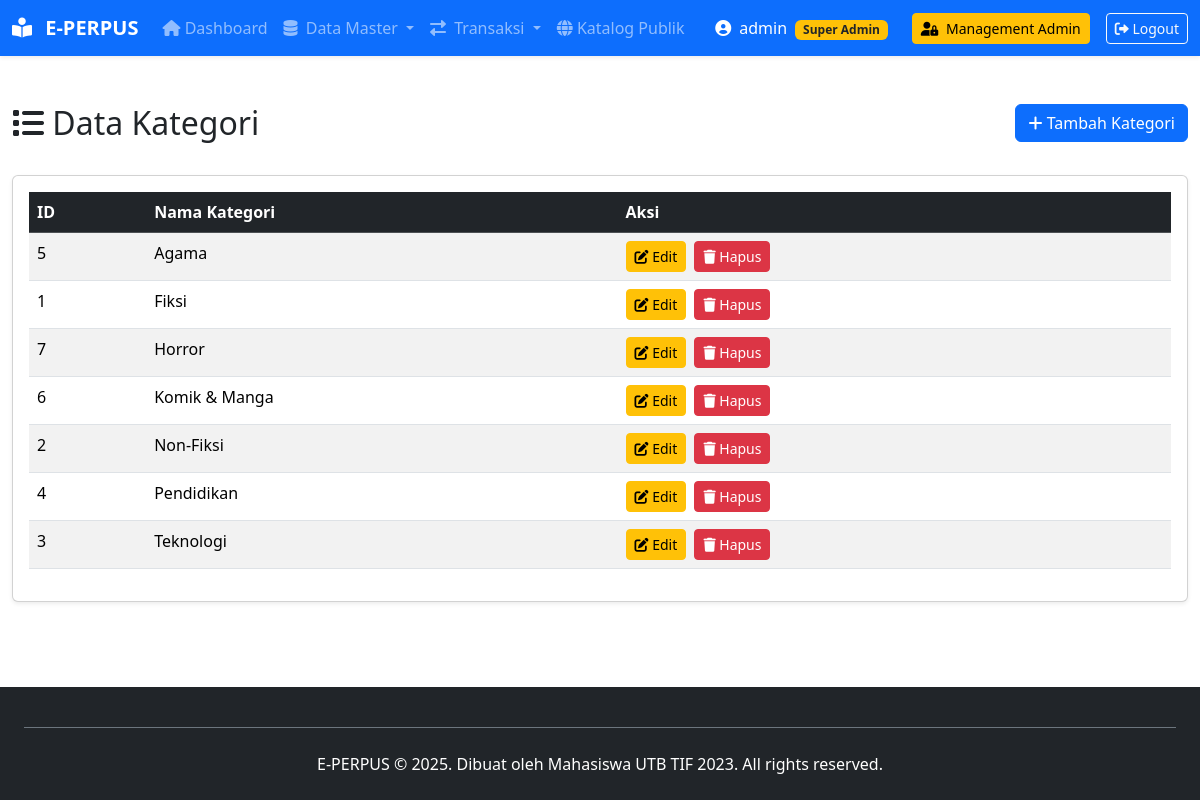
Screenshot of /index.php?page=kategori/index (signed in) with the database file from the repository.
### tables this page shows
CREATE TABLE `kategori` (
  `id_kategori` int(11) NOT NULL,
  `nama_kategori` varchar(50) NOT NULL,
  `deskripsi` text DEFAULT NULL,
  `icon` varchar(50) DEFAULT 'fa-book',
  `created_at` timestamp NOT NULL DEFAULT current_timestamp()
);

### src/controllers/KategoriController.php (called while the page is built, shortened)
<?php
require_once ROOT_PATH . 'src/models/KategoriModel.php';
class KategoriController {
    private $kategoriModel;
    public function __construct() {
        $database = new Database();
        $db = $database->getConnection();
        $this->kategoriModel = new KategoriModel($db);
    }
    public function index() {
        $stmt = $this->kategoriModel->readAll();
        $data_kategori = $stmt->fetchAll(PDO::FETCH_ASSOC);
        require_once ROOT_PATH . 'src/views/kategori/index.php';
    }
}

### src/models/KategoriModel.php (called while the page is built, shortened)
<?php
class KategoriModel {
    private $conn;
    private $table_name = "kategori";
    public function __construct($db) {
        $this->conn = $db;
    }
    public function readAll() {
        $query = "SELECT id_kategori, nama_kategori FROM " . $this->table_name . "
                  ORDER BY nama_kategori ASC";
        $stmt = $this->conn->prepare($query);
        $stmt->execute();
        return $stmt;
    }
}
?>

### src/views/kategori/index.php (the view, shortened to what this page needs)
<?php
include(ROOT_PATH . 'src/views/layouts/header.php');
?>
<div class="container-fluid mt-5">
    <div class="row mb-4">
        <div class="col-md-8">
            <h2><i class="fas fa-list"></i> Data Kategori</h2>
        </div>
        <div class="col-md-4 text-end">
            <a href="index.php?page=kategori/create" class="btn btn-primary">
                <i class="fas fa-plus"></i> Tambah Kategori
            </a>
        </div>
    </div>
    <div class="card shadow-sm">
        <div class="card-body">
            <table class="table table-striped table-hover">
                <thead class="table-dark">
                    <tr>
                        <th>ID</th>
                        <th>Nama Kategori</th>
                        <th>Aksi</th>
                    </tr>
                </thead>
                <tbody>
                    <?php if (!empty($data_kategori)): ?>
                        <?php foreach ($data_kategori as $kat): ?>
                            <tr>
                                <td><?= htmlspecialchars($kat['id_kategori']) ?></td>
                                <td><?= htmlspecialchars($kat['nama_kategori']) ?></td>
                                <td>
                                    <a href="index.php?page=kategori/edit&id=<?= $kat['id_kategori'] ?>"
                                       class="btn btn-sm btn-warning me-1">
                                        <i class="fas fa-edit"></i> Edit
                                    </a>
                                    <a href="index.php?page=kategori/delete&id=<?= $kat['id_kategori'] ?>"
                                       class="btn btn-sm btn-danger"
                                       onclick="return confirm('Yakin ingin menghapus?')">
                                        <i class="fas fa-trash"></i> Hapus
                                    </a>
                                </td>
                            </tr>
                        <?php endforeach; ?>
                    <?php else: ?>
                        <tr>
                            <td colspan="3" class="text-center text-muted">Belum ada data kategori</td>
                        </tr>
                    <?php endif; ?>
                </tbody>
            </table>
        </div>
    </div>
</div>
<?php include(ROOT_PATH . 'src/views/layouts/footer.php'); ?>

### public/index.php (shortened to what this page needs)
<?php
spl_autoload_register(function ($class_name) {
    $directories = [
        'src/controllers/',
        'src/models/',
        'src/config/',
    ];
    foreach ($directories as $directory) {
        $file = ROOT_PATH . $directory . $class_name . '.php';
        if (file_exists($file)) {
            return;
        }
    }
});
$page = $_GET['page'] ?? 'dashboard/index';
list($controller_name, $method_name) = explode('/', $page);
$controller_class = ucfirst($controller_name) . 'Controller';
if (class_exists($controller_class)) {
    $controller = new $controller_class();
    if (method_exists($controller, $method_name)) {
        $controller->$method_name();
    } else {
        http_response_code(404);
        echo "Error 404: Method not found in Controller.";
    }
}
?>

### src/views/layouts/header.php (shortened to what this page needs)
<?php $user_level = $_SESSION['level'] ?? 0; ?>
<!DOCTYPE html>
<html lang="id">
<head>
    <link href="https://cdn.jsdelivr.net/npm/bootstrap@5.3.8/dist/css/bootstrap.min.css" rel="stylesheet">
    <link href="https://cdnjs.cloudflare.com/ajax/libs/font-awesome/6.0.0/css/all.min.css" rel="stylesheet">
</head>
<body class="d-flex flex-column min-vh-100">
<nav class="navbar navbar-expand-lg navbar-dark bg-primary shadow-sm sticky-top">
    <div class="container-fluid">
        <a class="navbar-brand" href="index.php?page=dashboard/index">
            <i class="fas fa-book-reader me-2"></i> <strong>E-PERPUS</strong>
        </a>
        <div class="collapse navbar-collapse" id="navbarNav">
            <ul class="navbar-nav me-auto">
                <li class="nav-item">
                    <a class="nav-link" href="index.php?page=dashboard/index">
                        <i class="fas fa-home"></i> Dashboard
                    </a>
                </li>
                <li class="nav-item dropdown">
                    <a class="nav-link dropdown-toggle" href="#" id="navbarDropdownMaster" role="button" data-bs-toggle="dropdown">
                        <i class="fas fa-database me-1"></i> Data Master
                    </a>
                </li>
                <li class="nav-item dropdown">
                    <a class="nav-link dropdown-toggle" href="#" id="navbarDropdownTransaksi" role="button" data-bs-toggle="dropdown">
                        <i class="fas fa-exchange-alt me-1"></i> Transaksi
                    </a>
                </li>
                <li class="nav-item">
                    <a class="nav-link" href="index.php?page=katalog/index" target="_blank">
                        <i class="fas fa-globe"></i> Katalog Publik
                    </a>
                </li>
            </ul>
            <ul class="navbar-nav d-flex align-items-center">
                <li class="nav-item me-3">
                    <span class="nav-link text-white">
                        <i class="fas fa-user-circle me-1"></i>
                        <?= htmlspecialchars($_SESSION['username'] ?? 'Admin') ?>
                        <?php if($user_level == 1): ?>
                            <span class="badge bg-warning text-dark ms-1">Super Admin</span>
                        <?php elseif($user_level == 2): ?>
                            <span class="badge bg-info text-dark ms-1">Admin</span>
                        <?php elseif($user_level == 3): ?>
                            <span class="badge bg-secondary ms-1">Operator</span>
                        <?php endif; ?>
                    </span>
                </li>
                <?php if ($user_level == 1): ?>
                <li class="nav-item me-3">
                    <a class="btn btn-sm btn-warning" href="index.php?page=admin/index">
                        <i class="fas fa-user-lock me-1"></i> Management Admin
                    </a>
                </li>
                <?php endif; ?>
                <li class="nav-item">
                    <a class="btn btn-sm btn-outline-light" href="index.php?page=auth/logout">
                        <i class="fas fa-sign-out-alt"></i> Logout
                    </a>
                </li>
            </ul>
        </div>
    </div>
</nav>

### src/views/layouts/footer.php (shortened to what this page needs)
<footer class="bg-dark p-4 text-center text-white mt-auto">
    <div class="mt-3 pt-4 border-top border-secondary">
        E-PERPUS &copy; 2025. Dibuat oleh Mahasiswa UTB TIF 2023. All rights reserved.
    </div>
</footer>
</body>
</html>

### rows the page displays
kategori: id_kategori "5", nama_kategori "Agama"
kategori: id_kategori "1", nama_kategori "Fiksi"
kategori: id_kategori "7", nama_kategori "Horror"
kategori: id_kategori "6", nama_kategori "Komik & Manga"
kategori: id_kategori "2", nama_kategori "Non-Fiksi"
kategori: id_kategori "4", nama_kategori "Pendidikan"
kategori: id_kategori "3", nama_kategori "Teknologi"

### other values shown
$_SESSION['username'] "admin"
